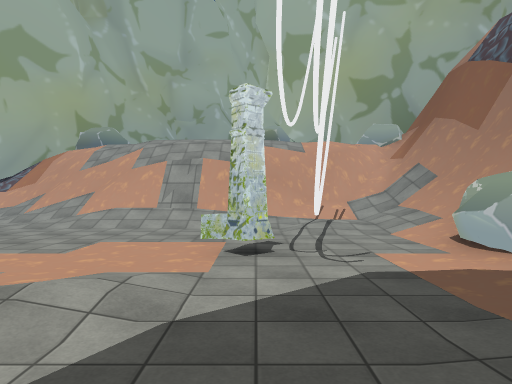
View 1 (above)

18 first-person views from a walk through a scene from a Unity 3-D project. The camera is 1.5 m above the floor, looks level and sees 75° across. The floor is counted in squares, 2 m on a side. Each view is taken from the middle of a square. On the plan, view 1 faces up. The plan holds only what a view shows up to about 11 squares ahead; the rest is blank. The place goes on beyond the plan. The player is left out. Some animated figures are not drawn. Some surface patterns are stand-ins.

View 2
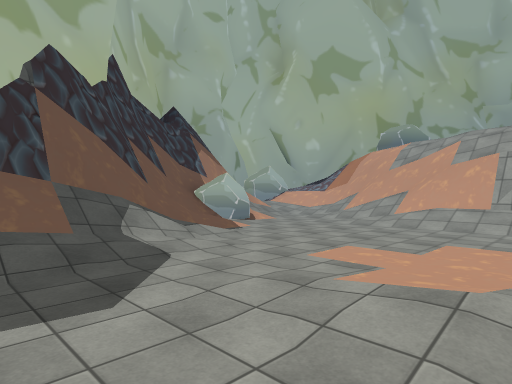

View 3
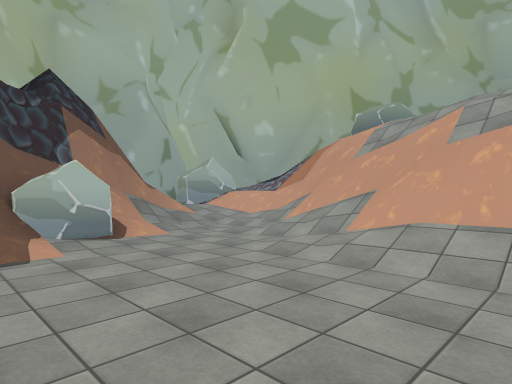

View 4
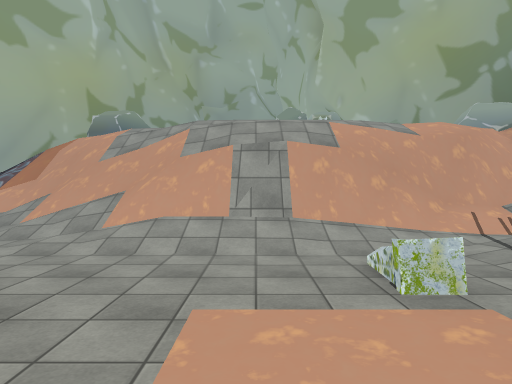

View 5
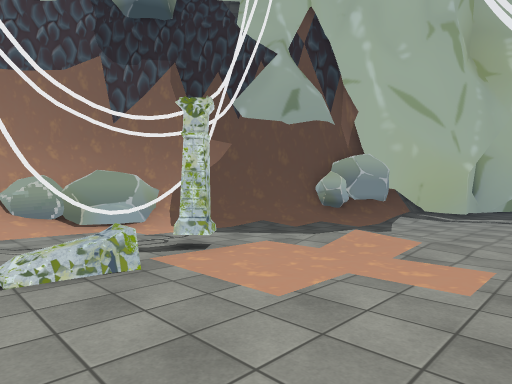

View 6
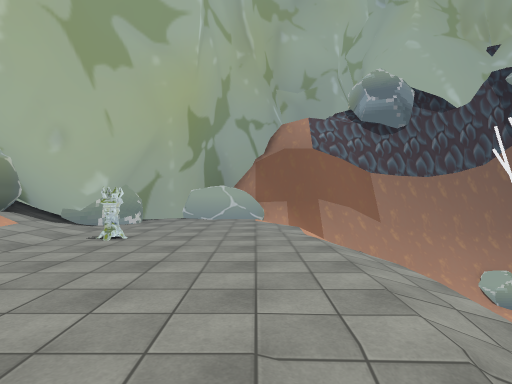

View 7
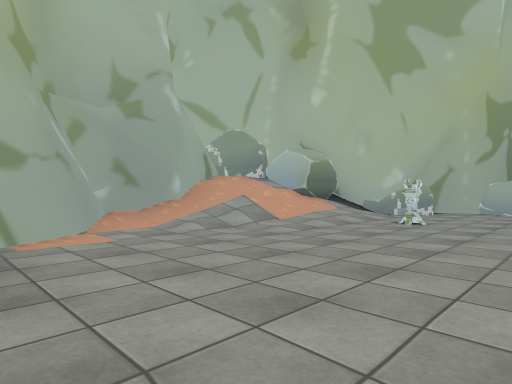

View 8
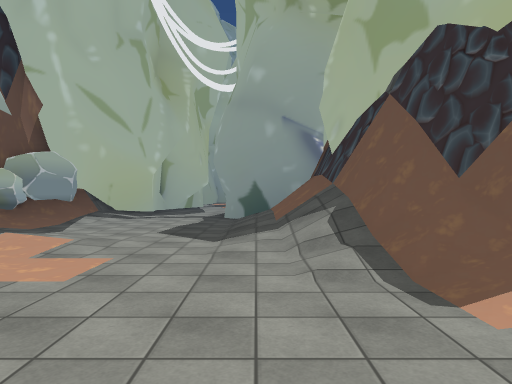

View 9
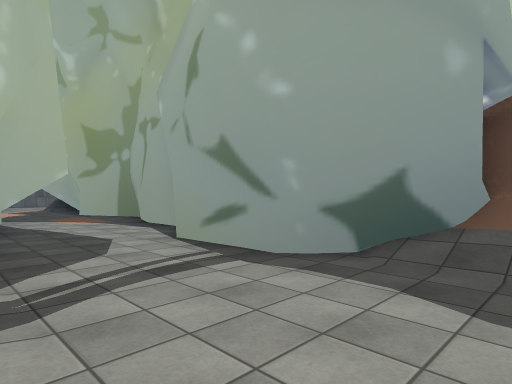

View 10
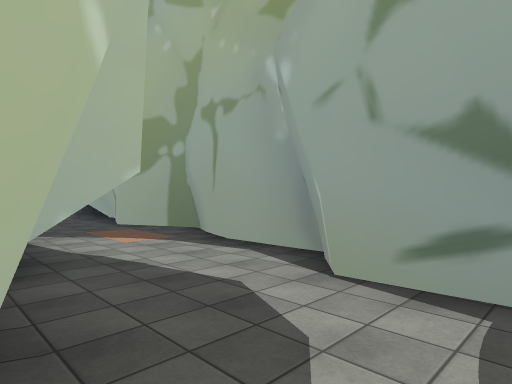

View 11
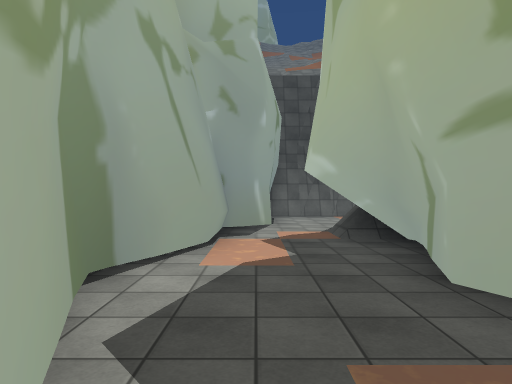

View 12
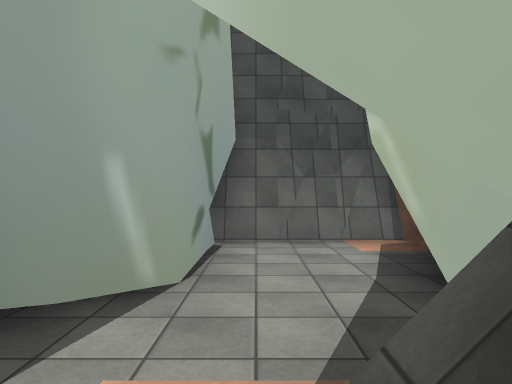

View 13
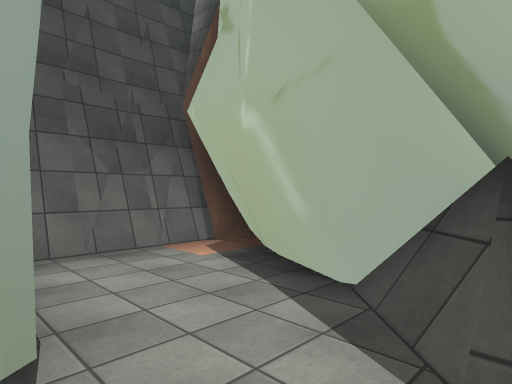

View 14
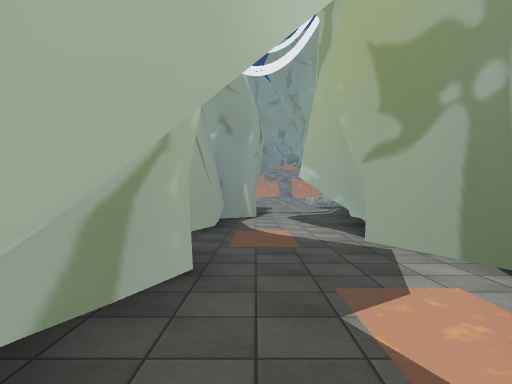

View 15
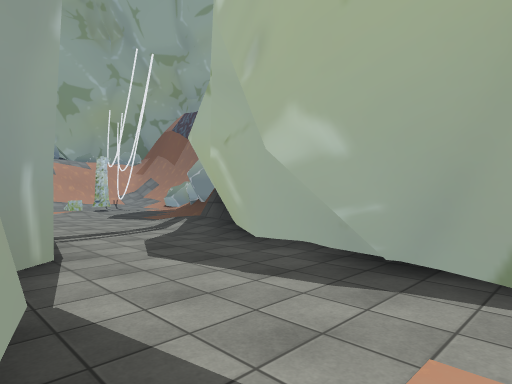

View 16
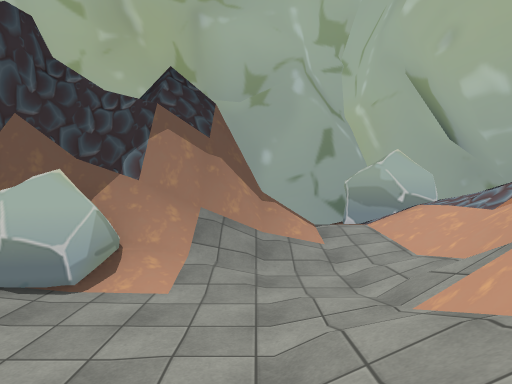

View 17
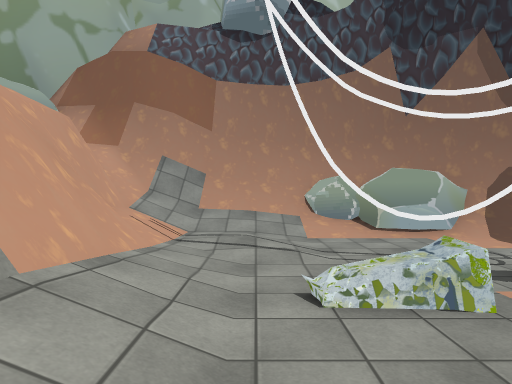

View 18
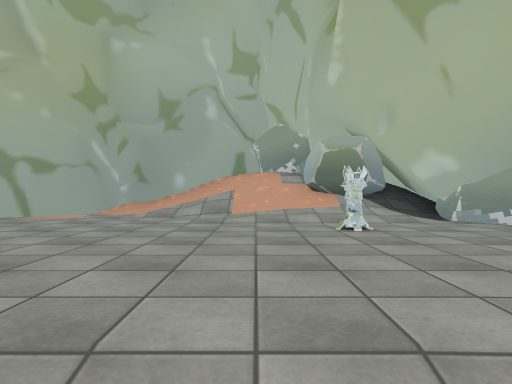

### Floor plan
Key: @ floor where view 1 was taken; # wall or solid block; . main floor; : floor 0.25 m higher than the main floor; + floor 0.75 m higher than the main floor; * floor 4.75 m higher than the main floor; % floor 5 m higher than the main floor; & floor 6.5 m higher than the main floor; $ floor 6.75 m higher than the main floor; / step, stairs or slope; = window, fence, low wall or low ledge; P pillar; R rock; T torch.
Columns run from 12 left of view 1 to 6 right of it. Each row starts with its distance up from view 1.
 19           ##R
 18        ####$RR
 17       ##%////R##
 16      R#%%%////#R
 15      RR%%%%%%%%R#
 14    ##R%%%%%%T%%%#R#
 13   ##//%%%%%%%%%%R&#
 12  ##////%%%%%%%%%%/#
 11  R////#//%%%%**//##
 10 #R+/////=/////##/#
  9 #//:.////#####///#
  8 ###/...://///:://#
  7   #//.........://#
  6   #/R......P...:/#
  5   ###:.......#.RR#
  4    ##/......P..R #
  3     ##/......../##
  2      #/:..:...//#
  1      #//....../##
  0      #//....@/##
 -1      ##/..../R
 -2       ##....#R
 -3        ##..:#
 -4        ##..##
 -5        ##..#
 -6        #...#
 -7        #..##
 -8       ##..##
 -9       #...#
-10       #...#
-11       ##..##
-12        #...#
-13        #..##
-14        #..#
-15       ##..#
-16       #...#
-17       #..##
-18      ##..#
-19      #...#
-20      #####

Where each view was taken, in squares from view 1:
view 1: 0 up, 0 right, facing up
view 2: 0 up, 1 left, facing up-left
view 3: 4 up, 2 left, facing up-left
view 4: 3 up, 2 left, facing up
view 5: 7 up, 4 left, facing down-right
view 6: 12 up, 5 left, facing right
view 7: 12 up, 6 left, facing up-right
view 8: 7 up, 5 left, facing down
view 9: 0 up, 1 left, facing down-left
view 10: 3 down, 1 left, facing down-left
view 11: 9 down, 3 left, facing down
view 12: 14 down, 4 left, facing down
view 13: 15 down, 3 left, facing down-left
view 14: 15 down, 4 left, facing up
view 15: 9 down, 5 left, facing up-right
view 16: 8 up, 4 left, facing left
view 17: 7 up, 3 left, facing right
view 18: 10 up, 1 left, facing up
